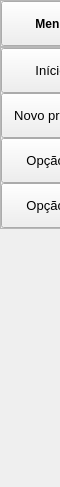
        <widget class="QWidget" name="leftMenuContent" native="true">
         <property name="minimumSize">
          <size>
           <width>60</width>
           <height>0</height>
          </size>
         </property>
         <property name="maximumSize">
          <size>
           <width>60</width>
           <height>16777215</height>
          </size>
         </property>
         <property name="font">
          <font>
           <family>Arial</family>
           <pointsize>10</pointsize>
          </font>
         </property>
         <property name="styleSheet">
          <string notr="true"/>
         </property>
         <layout class="QVBoxLayout" name="verticalLayout_2">
          <property name="spacing">
           <number>0</number>
          </property>
          <property name="leftMargin">
           <number>0</number>
          </property>
          <property name="topMargin">
           <number>0</number>
          </property>
          <property name="rightMargin">
           <number>0</number>
          </property>
          <property name="bottomMargin">
           <number>0</number>
          </property>
          <item>
           <widget class="QFrame" name="frame_top_menu">
            <property name="styleSheet">
             <string notr="true"/>
            </property>
            <property name="frameShape">
             <enum>QFrame::StyledPanel</enum>
            </property>
            <property name="frameShadow">
             <enum>QFrame::Raised</enum>
            </property>
            <layout class="QVBoxLayout" name="verticalLayout_3">
             <property name="spacing">
              <number>0</number>
             </property>
             <property name="leftMargin">
              <number>0</number>
             </property>
             <property name="topMargin">
              <number>0</number>
             </property>
             <property name="rightMargin">
              <number>0</number>
             </property>
             <property name="bottomMargin">
              <number>0</number>
             </property>
             <item>
              <widget class="QPushButton" name="btn_menu">
               <property name="sizePolicy">
                <sizepolicy hsizetype="Minimum" vsizetype="Fixed">
                 <horstretch>0</horstretch>
                 <verstretch>0</verstretch>
                </sizepolicy>
               </property>
               <property name="minimumSize">
                <size>
                 <width>100</width>
                 <height>45</height>
                </size>
               </property>
               <property name="maximumSize">
                <size>
                 <width>16777215</width>
                 <height>45</height>
                </size>
               </property>
               <property name="font">
                <font>
                 <family>Arial</family>
                 <pointsize>9</pointsize>
                 <bold>true</bold>
                </font>
               </property>
               <property name="toolTip">
                <string>Menu</string>
               </property>
               <property name="styleSheet">
                <string notr="true">background-image: url(:/icones/icons/icon_menu.png);
</string>
               </property>
               <property name="text">
                <string>Menu</string>
               </property>
              </widget>
             </item>
            </layout>
           </widget>
          </item>
          <item>
           <widget class="QFrame" name="frame_center_menu">
            <property name="frameShape">
             <enum>QFrame::StyledPanel</enum>
            </property>
            <property name="frameShadow">
             <enum>QFrame::Raised</enum>
            </property>
            <layout class="QVBoxLayout" name="verticalLayout_4">
             <property name="spacing">
              <number>0</number>
             </property>
             <property name="leftMargin">
              <number>0</number>
             </property>
             <property name="topMargin">
              <number>0</number>
             </property>
             <property name="rightMargin">
              <number>0</number>
             </property>
             <property name="bottomMargin">
              <number>0</number>
             </property>
             <item>
              <widget class="QPushButton" name="btn_inicio">
               <property name="minimumSize">
                <size>
                 <width>100</width>
                 <height>45</height>
                </size>
               </property>
               <property name="maximumSize">
                <size>
                 <width>16777215</width>
                 <height>45</height>
                </size>
               </property>
               <property name="toolTip">
                <string>Página inicial</string>
               </property>
               <property name="styleSheet">
                <string notr="true">background-image: url(:/icones/icons/cil-home.png);</string>
               </property>
               <property name="text">
                <string>Início</string>
               </property>
              </widget>
             </item>
             <item>
              <widget class="QPushButton" name="btn_pagina_novo_projeto">
               <property name="minimumSize">
                <size>
                 <width>100</width>
                 <height>45</height>
                </size>
               </property>
               <property name="maximumSize">
                <size>
                 <width>16777215</width>
                 <height>45</height>
                </size>
               </property>
               <property name="toolTip">
                <string>Criar um projeto</string>
               </property>
               <property name="styleSheet">
                <string notr="true">background-image: url(:/icones/icons/cil-folder.png);</string>
               </property>
               <property name="text">
                <string>Novo projeto</string>
               </property>
              </widget>
             </item>
             <item>
              <widget class="QPushButton" name="btn_add_arquivos">
               <property name="minimumSize">
                <size>
                 <width>100</width>
                 <height>45</height>
                </size>
               </property>
               <property name="maximumSize">
                <size>
                 <width>16777215</width>
                 <height>45</height>
                </size>
               </property>
               <property name="toolTip">
                <string>Adicionar arquivos ao projeto</string>
               </property>
               <property name="styleSheet">
                <string notr="true">background-image: url(:/icones/icons/cil-file.png);</string>
               </property>
               <property name="text">
                <string>Opção 3</string>
               </property>
              </widget>
             </item>
             <item>
              <widget class="QPushButton" name="btn_pagina_visualizar_dados_arquivos">
               <property name="minimumSize">
                <size>
                 <width>100</width>
                 <height>45</height>
                </size>
               </property>
               <property name="maximumSize">
                <size>
                 <width>16777215</width>
                 <height>45</height>
                </size>
               </property>
               <property name="toolTip">
                <string>Ver dados importados</string>
               </property>
               <property name="styleSheet">
                <string notr="true">background-image: url(:/icones/icons/cil-screen-desktop.png);</string>
               </property>
               <property name="text">
                <string>Opção 2</string>
               </property>
              </widget>
             </item>
            </layout>
           </widget>
          </item>
          <item>
           <spacer name="verticalSpacer">
            <property name="orientation">
             <enum>Qt::Vertical</enum>
            </property>
            <property name="sizeHint" stdset="0">
             <size>
              <width>20</width>
              <height>258</height>
             </size>
            </property>
           </spacer>
          </item>
         </layout>
        </widget>
